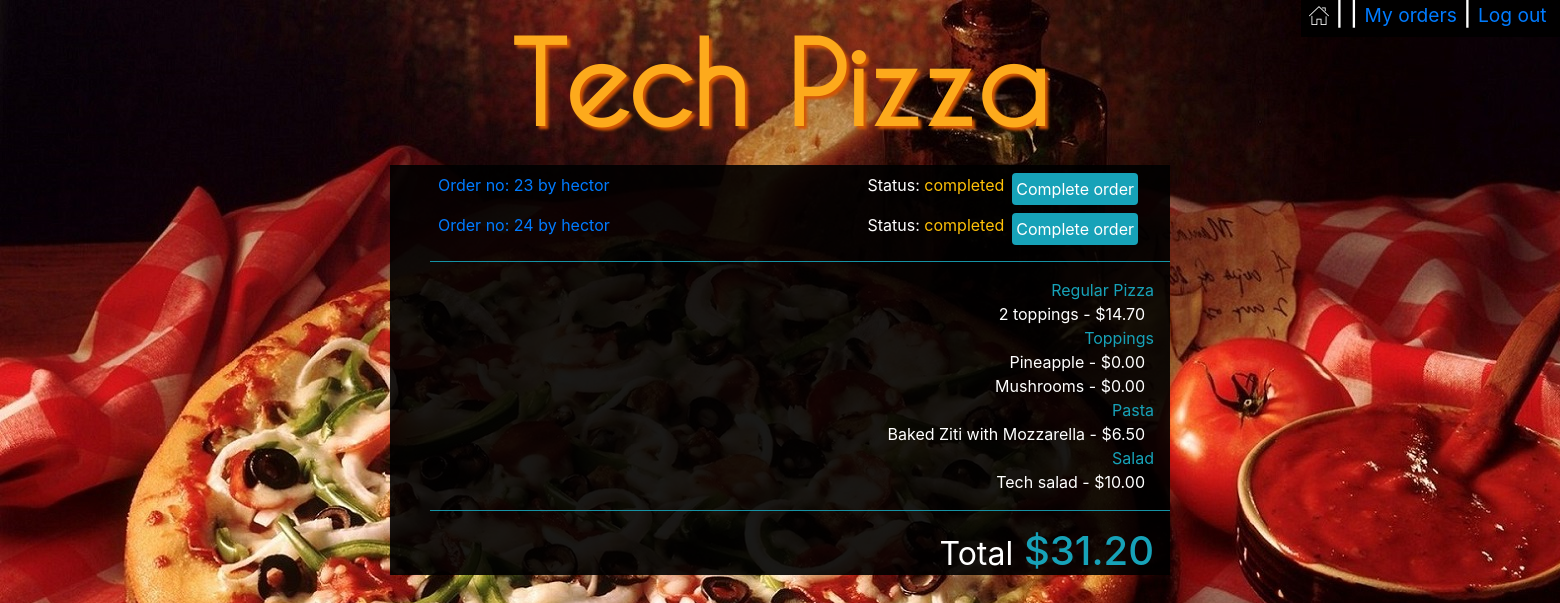
Screenshot of /orders_manager/hector/23 with the database file from the repository.
### orders/models.py (models this page shows, shortened)
class User_order(models.Model):
    user=models.ForeignKey(User,on_delete=models.CASCADE)
    order_number=models.IntegerField()
    topping_allowance=models.IntegerField(default=0)
    status=models.CharField(max_length=64,default='initiated')

class Order2(models.Model):
    user=models.ForeignKey(User,on_delete=models.CASCADE)
    number=models.IntegerField()
    category=models.CharField(max_length=64,null=True)
    name=models.CharField(max_length=64)
    price=models.DecimalField(max_digits=4,decimal_places=2)
    def __str__(self):
        return f"{self.name} - ${self.price} "

### orders/views.py (the view)
# urls.py: path("orders_manager/<str:user>/<str:order_number>", views.orders_manager, name="orders_manager"),
def orders_manager(request,user,order_number):
    user=User.objects.get(username=user)
    context = {
        "Checkout":Order2.objects.filter(user=user,number=order_number),
        "Checkout_category":Order2.objects.filter(user=user,number=order_number).values_list('category').distinct(),
        "Total":list(Order2.objects.filter(user=user,number=order_number).aggregate(Sum('price')).values())[0],
        "user":request.user,
        "Category": Category.objects.all(),
        "Order_number":order_number,
        "All_orders":User_order.objects.exclude(status='initiated')
    }
    return render(request,"orders_manager.html",context)

### orders/templates/orders_manager.html (shortened to what this page needs)
<!DOCTYPE html>
<html style="height:100%">
<head>
    {% load static %}
    <link rel="stylesheet" type="text/css" href="{% static 'styles.css' %}">
    <link rel="stylesheet" href="https://maxcdn.bootstrapcdn.com/bootstrap/4.1.3/css/bootstrap.min.css">
</head>
<body style="height:100%">
    {% if Category %}
    <div id='username'>
        <h4 class='px-2' ><a href="{% url 'index' %}"><img src="{% static 'home.png' %}"></a> |
            {{user.username}} |
            {% if not user.is_superuser %}
            <small><a href="{% url 'my_orders' Order_number %}">My orders</a></small> |
            {% endif %}
            <small><a href="{% url 'logout' %}"> Log out&nbsp;</a></small>
        </h4>
    </div>
    {% endif %}
    <p id='logo' class='text-center m-0 font-weight-bold'><a href="{% url 'index' %}">Tech Pizza</a></p>
    <div id='my_orders_container' class='w-50 mx-auto'>
        <div class=' text-left pr-3'>
            <ul >
                {% for row in All_orders%}
                <li class='p-2' >
                    <a href="{% url 'orders_manager' row.user row.order_number  %}"><span>Order no: {{row.order_number}} by {{row.user}}</span></a>
                    <a href="{% url 'complete_order' row.user row.order_number  %}"><span class='float-right mx-2 p-1 bg-info rounded text-white'>Complete order</span></a>
                    <span class='float-right'>Status: <span class='text-warning'>{{row.status}}</span></span>
                </li>
                {% endfor %}
            </ul>
        </div>
        <ul>
            <hr class='bg-info'>
            {% for check_cat in Checkout_category %}
                <li class='text-info text-right pr-3'>{{check_cat|cut:"("|cut:")"|cut:","|cut:"'"}}</li>
                {% for row in Checkout %}
                {% if row.category == check_cat|cut:"("|cut:")"|cut:","|cut:"'"  %}
                <li class='pr-3 text-right'>{{row}}&nbsp;</li>
                {% endif %}
                {% endfor %}
            {% endfor %}
            <hr class='bg-info'>
            <li class='text-info text-right pr-3 '><h1><small class='text-white'>Total</small> ${{Total|floatformat:2}}</h1></li>
        </ul>
    </div>
</body>
</html>

### orders/static/styles.css (style rules this page uses)
#logo { padding:0px; font-family: webLogo ; font-size: 110px; text-shadow: 3px 3px 3px rgb(211, 87, 5); }
#logo a:link, #place_order:link, #confirm_order:link { color:rgb(253, 170, 28); }
#center_box,#username { background-color: rgba(0, 0, 0, 0.9); color: white; }
#username { position: absolute; right: 0; }
li { list-style-type: none; }
#my_orders_container { background-color: rgba(0, 0, 0, 0.9); color: white; }

### rows the page displays
User_order: order_number "23", user "hector", status "completed"
User_order: order_number "24", user "hector", status "completed"
Order2: name+price "2 toppings - $14.70"
Order2: name+price "Pineapple - $0.00"
Order2: name+price "Mushrooms - $0.00"
Order2: name+price "Baked Ziti with Mozzarella - $6.50"
Order2: name+price "Tech salad - $10.00"

### other values shown
{{ check_cat|cut:"("|cut:")"|cut:","|cut:"'" }} "Regular Pizza" "Toppings" "Pasta" "Salad"
{{ Total|floatformat:2 }} "31.20"
